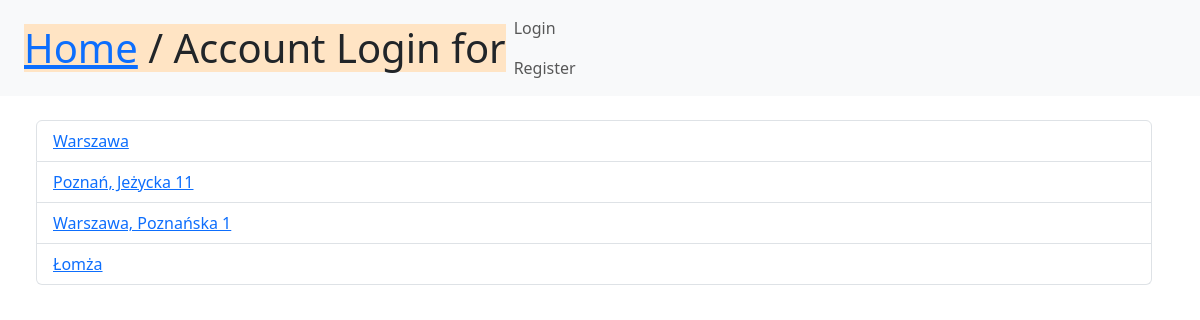
The app's page /appointment/, older data.
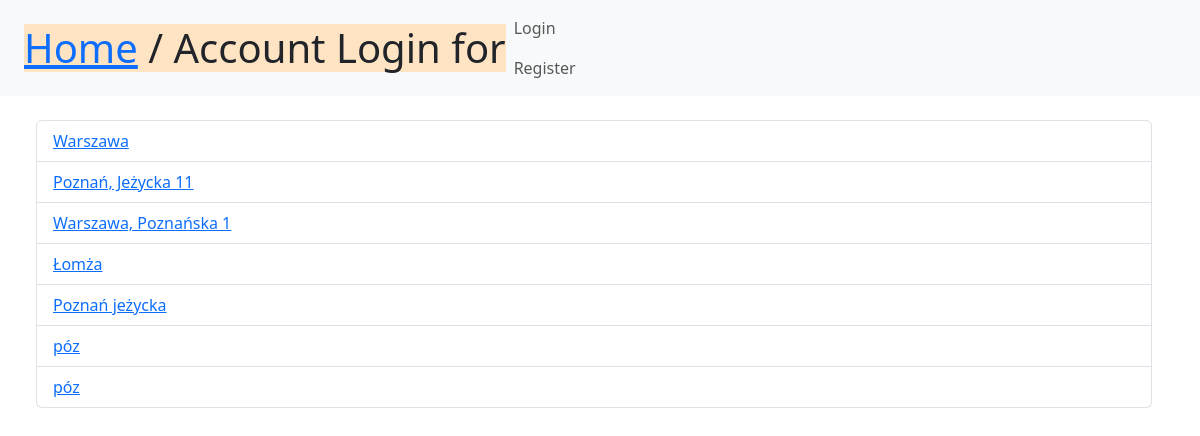
The same page, newer data.
### people/models.py (models this page shows, shortened)
class Visit(models.Model):
    what_time = models.DateTimeField()
    location = models.CharField(max_length=128)
    specialist = models.ForeignKey(User, related_name='Specialist', null=True, on_delete=models.SET_NULL)
    patient = models.ForeignKey(User, related_name='Patient', null=True, on_delete=models.SET_NULL)

### people/views.py (the view)
# urls.py: path('appointment/', VisitView.as_view(), name='view_appointment'),
class VisitView(View):
    def get(self, request):
        visit = Visit.objects.all()
        return render(request, 'list2visit.html', {'visits': visit})

### people/templates/list2visit.html
{% extends 'base.html' %}
{% block content %}
    <ul class="list-group">
        {% for visit in visits.all %}
        <div class="list-group-item"><a href="{% url 'detail_appointment' visit.id %}">
            {{visit.location}}
        </a></div>
        {% endfor %}
    </ul>
{% endblock %}

Row changes from the older to the newer data that the page shows:
added Visit: location "Poznań jeżycka"
added Visit: location "póz"
added Visit: location "póz"
